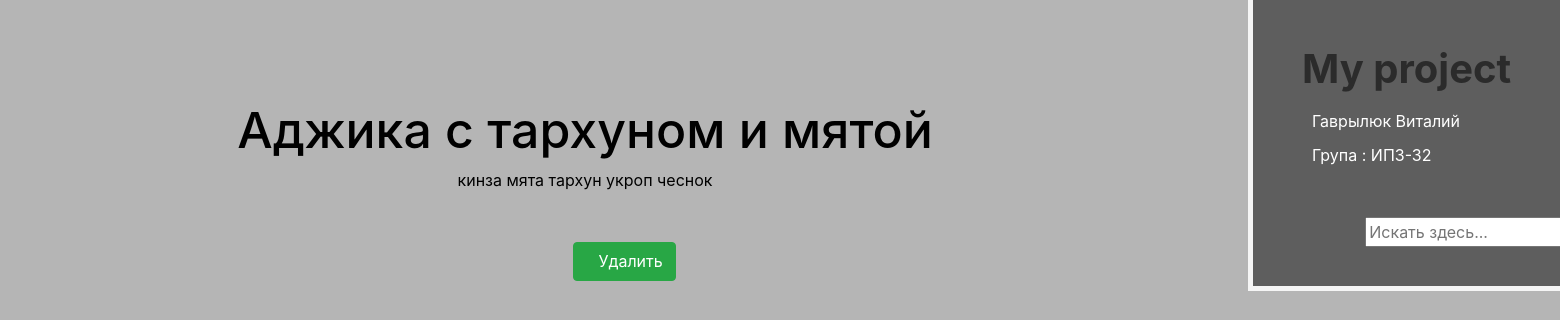
The app's page /product/2 with its own data.
### news/models.py (models this page shows, shortened)
class Product(models.Model):
    name = models.CharField('Название', max_length=30)
    statistical_weight = models.CharField('Склад', max_length=300)
    first_date = models.DateTimeField('Дата изготовления')
    expiration_date = models.DateTimeField('Дата окончания')
    class Meta:
        verbose_name = 'Продукт'
        verbose_name_plural = 'Продукты'

### news/views.py (the view)
# urls.py: path('<int:pk>', views.ProductDetailView.as_view(), name='product-details')
class ProductDetailView(DetailView):
    model = Product
    template_name = 'news/details_view.html'
    context_object_name = 'product'

### news/templates/news/details_view.html (shortened to what this page needs)
{% extends 'main/position.html' %}
{% block content %}
    <div class="text_main">
        <h1>{{ product.name }}</h1>
        <p>{{ product.statistical_weight }}</p>
        <form method="post">
            <button class="btn btn-success" type="submit">Удалить</button>
        </form>
    </div>
{% endblock %}

### main/static/main/css/main.css (style rules this page uses)
body { background: #b5b5b5; }
main .text_main { float: left; color: black; margin-top: 100px; text-align: center; width: 75%; }
main .text_main h1 { font-size: 50px }
main .text_main p { max-width: 400px; margin: 5px auto }
button:before { content: "\f002"; font-family: FontAwesome; color: #324b4e; }
form { margin-left: 32%; width: 500px; margin-top: 50px; }

### records on screen
Product: name "Аджика с тархуном и мятой", statistical_weight "кинза мята тархун укроп чеснок"
